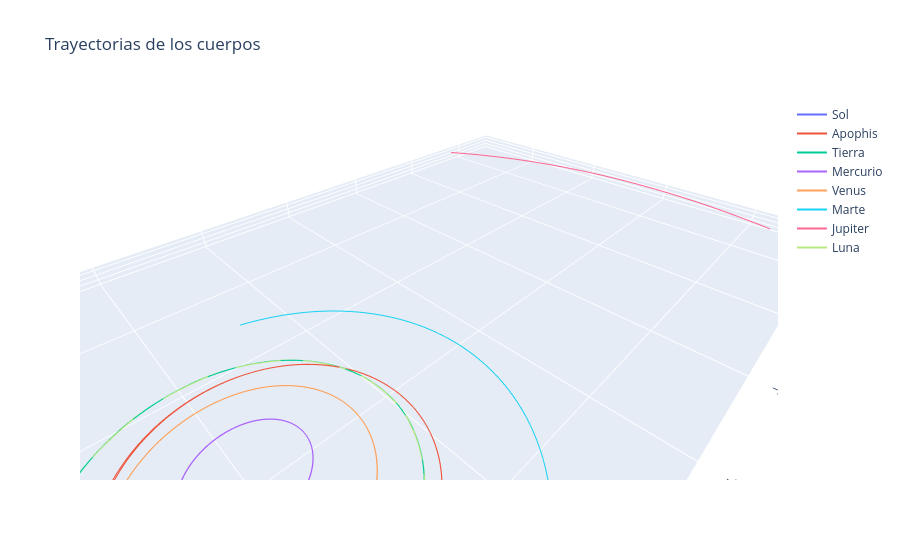

This figure's notebook cell:
### Code cell
# graph !
fig = go.Figure()
fig.add_trace(go.Scatter3d(x=rs[0][:,0], y=rs[0][:,1], z=rs[0][:,2], mode='lines', name='Sol'))
fig.add_trace(go.Scatter3d(x=rs[1][:,0], y=rs[1][:,1], z=rs[1][:,2], mode='lines', name='Apophis'))
fig.add_trace(go.Scatter3d(x=rs[2][:,0], y=rs[2][:,1], z=rs[2][:,2], mode='lines', name='Tierra'))
fig.add_trace(go.Scatter3d(x=rs[3][:,0], y=rs[3][:,1], z=rs[3][:,2], mode='lines', name='Mercurio'))
fig.add_trace(go.Scatter3d(x=rs[4][:,0], y=rs[4][:,1], z=rs[4][:,2], mode='lines', name='Venus'))
fig.add_trace(go.Scatter3d(x=rs[5][:,0], y=rs[5][:,1], z=rs[5][:,2], mode='lines', name='Marte'))
fig.add_trace(go.Scatter3d(x=rs[6][:,0], y=rs[6][:,1], z=rs[6][:,2], mode='lines', name='Jupiter'))
#fig.add_trace(go.Scatter3d(x=rs[7][:,0], y=rs[7][:,1], z=rs[7][:,2], mode='lines', name='Saturno'))
#fig.add_trace(go.Scatter3d(x=rs[8][:,0], y=rs[8][:,1], z=rs[8][:,2], mode='lines', name='Urano'))
#fig.add_trace(go.Scatter3d(x=rs[9][:,0], y=rs[9][:,1], z=rs[9][:,2], mode='lines', name='Neptuno'))
fig.add_trace(go.Scatter3d(x=rs[10][:,0], y=rs[10][:,1], z=rs[10][:,2], mode='lines', name='Luna'))
fig.update_layout(title='Trayectorias de los cuerpos', scene=dict(xaxis_title='X', yaxis_title='Y', zaxis_title='Z'))
fig.update_layout(scene=dict(aspectmode='data'))
fig.show()

### Figure 1 — Plotly figure (JSON) as saved in the notebook; plotly's stock layout.template omitted (floating-point values rounded to 4 significant figures; data arrays with more than 128 entries replaced by an {"elided": "..."} marker saying what was removed)
{"data": [{"mode": "lines", "name": "Sol", "type": "scatter3d", "x": {"elided": "1500 float values"}, "y": {"elided": "1500 float values"}, "z": {"elided": "1500 float values"}}, {"mode": "lines", "name": "Apophis", "type": "scatter3d", "x": {"elided": "1500 float values"}, "y": {"elided": "1500 float values"}, "z": {"elided": "1500 float values"}}, {"mode": "lines", "name": "Tierra", "type": "scatter3d", "x": {"elided": "1500 float values"}, "y": {"elided": "1500 float values"}, "z": {"elided": "1500 float values"}}, {"mode": "lines", "name": "Mercurio", "type": "scatter3d", "x": {"elided": "1500 float values"}, "y": {"elided": "1500 float values"}, "z": {"elided": "1500 float values"}}, {"mode": "lines", "name": "Venus", "type": "scatter3d", "x": {"elided": "1500 float values"}, "y": {"elided": "1500 float values"}, "z": {"elided": "1500 float values"}}, {"mode": "lines", "name": "Marte", "type": "scatter3d", "x": {"elided": "1500 float values"}, "y": {"elided": "1500 float values"}, "z": {"elided": "1500 float values"}}, {"mode": "lines", "name": "Jupiter", "type": "scatter3d", "x": {"elided": "1500 float values"}, "y": {"elided": "1500 float values"}, "z": {"elided": "1500 float values"}}, {"mode": "lines", "name": "Luna", "type": "scatter3d", "x": {"elided": "1500 float values"}, "y": {"elided": "1500 float values"}, "z": {"elided": "1500 float values"}}], "layout": {"scene": {"aspectmode": "data", "xaxis": {"title": {"text": "X"}}, "yaxis": {"title": {"text": "Y"}}, "zaxis": {"title": {"text": "Z"}}}, "title": {"text": "Trayectorias de los cuerpos"}}}
